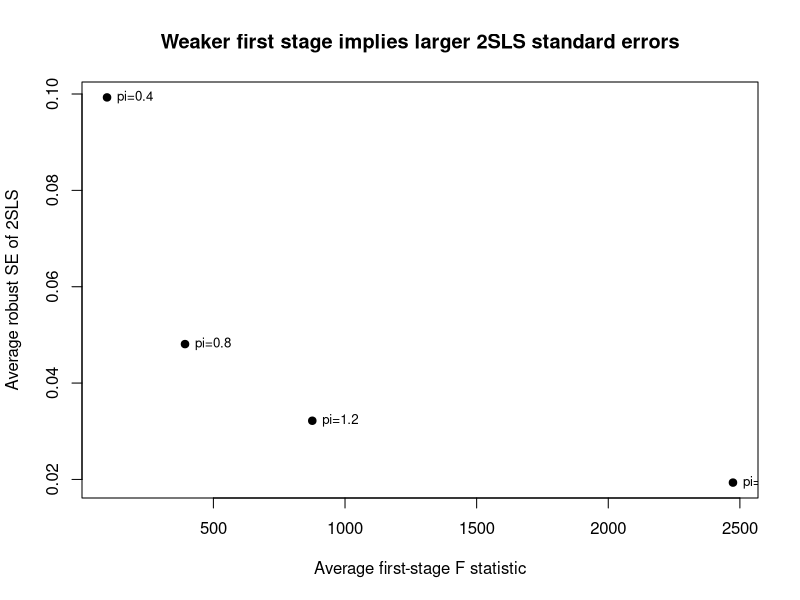
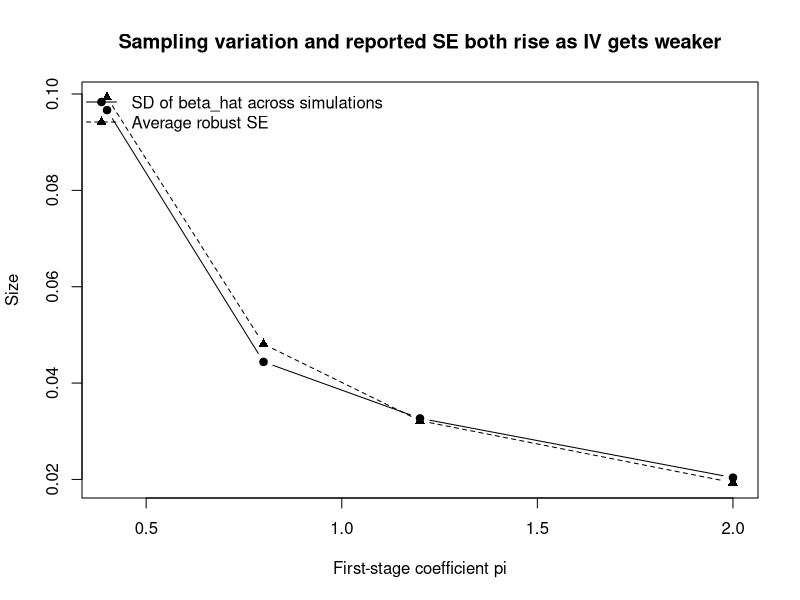

These charts were generated, in order, by the following R code:
## ---- chunk 1
#| label: setup-iv-basic
#| message: false
#| warning: false

library(AER)      # ivreg
library(sandwich) # robust vcov
library(lmtest)   # coeftest

set.seed(123)

n <- 2000

# 真のパラメータ
beta0 <- 1
beta1 <- 2

# 外生的な操作変数
z <- rnorm(n)

# s と y の両方に入る omitted factor
a <- rnorm(n)

# 誤差
v <- rnorm(n)
u <- 0.7 * a + rnorm(n)

# 内生変数 s
# z が s を動かし、a も s を動かすので内生性がある
s <- 0.8 * z + 0.8 * a + v

# 結果変数 y
y <- beta0 + beta1 * s + u

df <- data.frame(y = y, s = s, z = z)
## ---- chunk 2
#| label: iv-basic-ols

fit_ols <- lm(y ~ s, data = df)
summary(fit_ols)
## ---- chunk 3
#| label: iv-basic-manual

# 第1段階
fit_1st <- lm(s ~ z, data = df)
df$s_hat <- fitted(fit_1st)

# 第2段階（係数だけ見るならこれでよい）
fit_2nd_manual <- lm(y ~ s_hat, data = df)

summary(fit_1st)
summary(fit_2nd_manual)
## ---- chunk 4
#| label: iv-basic-ivreg

fit_iv <- ivreg(y ~ s | z, data = df)

summary(fit_iv, diagnostics = TRUE)
## ---- chunk 5
#| label: iv-basic-compare

c(
  OLS = coef(fit_ols)["s"],
  manual_2nd_stage = coef(fit_2nd_manual)["s_hat"],
  ivreg_2SLS = coef(fit_iv)["s"]
)
## ---- chunk 6
#| label: iv-basic-se-compare

se_manual_wrong <- coef(summary(fit_2nd_manual))["s_hat", "Std. Error"]
se_iv_default   <- coef(summary(fit_iv))["s", "Std. Error"]
se_iv_robust    <- sqrt(diag(vcovHC(fit_iv, type = "HC1")))["s"]

data.frame(
  method = c("manual 2nd-stage OLS SE", "ivreg conventional SE", "ivreg robust SE"),
  se = c(se_manual_wrong, se_iv_default, se_iv_robust)
)
## ---- chunk 7
#| label: setup-weakiv-sim
#| message: false
#| warning: false

library(AER)
library(sandwich)
library(lmtest)

simulate_one <- function(n = 1000, beta1 = 2, pi = 1, seed = NULL) {
  if (!is.null(seed)) set.seed(seed)
  
  z <- rnorm(n)
  a <- rnorm(n)
  v <- rnorm(n)
  u <- 0.7 * a + rnorm(n)
  
  s <- pi * z + 0.8 * a + v
  y <- 1 + beta1 * s + u
  
  dat <- data.frame(y = y, s = s, z = z)
  
  fit_1st <- lm(s ~ z, data = dat)
  fit_iv  <- ivreg(y ~ s | z, data = dat)
  
  # 第1段階 F（1つの excluded IV なので t^2 と同じ）
  fstat_1st <- unname(summary(fit_1st)$fstatistic[1])
  
  c(
    beta_hat = coef(fit_iv)["s"],
    se_conv  = coef(summary(fit_iv))["s", "Std. Error"],
    se_rob   = sqrt(diag(vcovHC(fit_iv, type = "HC1")))["s"],
    f_1st    = fstat_1st
  )
}
## ---- chunk 8
#| label: weakiv-sim-run

set.seed(12345)

pi_grid <- c(2.0, 1.2, 0.8, 0.4)
R <- 100

res_list <- list()

for (pi_val in pi_grid) {
  tmp <- replicate(R, simulate_one(n = 1000, beta1 = 2, pi = pi_val))
  tmp <- t(tmp)
  tmp <- as.data.frame(tmp)

  colnames(tmp) <- c("beta_hat", "se_conv", "se_rob", "f_1st")
  tmp$pi <- pi_val

  res_list[[as.character(pi_val)]] <- tmp
}

res <- do.call(rbind, res_list)
row.names(res) <- NULL
## ---- chunk 9
#| label: weakiv-summary

summary_table <- aggregate(
  cbind(beta_hat, se_conv, se_rob, f_1st) ~ pi,
  data = res,
  FUN = mean
)

summary_table
## ---- chunk 10
#| label: weakiv-plot-se
#| fig-width: 7
#| fig-height: 5

plot(summary_table$f_1st, summary_table$se_rob,
     xlab = "Average first-stage F statistic",
     ylab = "Average robust SE of 2SLS",
     main = "Weaker first stage implies larger 2SLS standard errors",
     pch = 19)

text(summary_table$f_1st, summary_table$se_rob,
     labels = paste0("pi=", summary_table$pi),
     pos = 4, cex = 0.8)
## ---- chunk 11
#| label: weakiv-sd-betahat

sd_table <- aggregate(beta_hat ~ pi, data = res, FUN = sd)
names(sd_table)[2] <- "sd_beta_hat"

merge(summary_table, sd_table, by = "pi")
## ---- chunk 12
#| label: weakiv-se-vs-sd

compare_table <- merge(summary_table[, c("pi", "se_rob", "f_1st")], sd_table, by = "pi")
compare_table
## ---- chunk 13
#| label: weakiv-plot-sd
#| fig-width: 7
#| fig-height: 5

plot(compare_table$pi, compare_table$sd_beta_hat,
     type = "b", pch = 19,
     xlab = "First-stage coefficient pi",
     ylab = "Size",
     ylim = range(c(compare_table$sd_beta_hat, compare_table$se_rob)),
     main = "Sampling variation and reported SE both rise as IV gets weaker")

lines(compare_table$pi, compare_table$se_rob, type = "b", pch = 17, lty = 2)
legend("topleft",
       legend = c("SD of beta_hat across simulations", "Average robust SE"),
       pch = c(19, 17), lty = c(1, 2), bty = "n")
